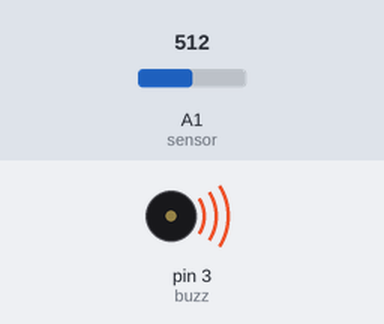
This sketch was run on a simulated Arduino Uno, built with avr-gcc and run on an emulated ATmega328P. Shown: buzzer (waves = sounding). Inputs (shaded band) come from the test bench; at power-on: A1 (sensor) = 512.

Above: at 1.25 s.
1.3 s: A1 (sensor) set to 488
At 2.3 s:
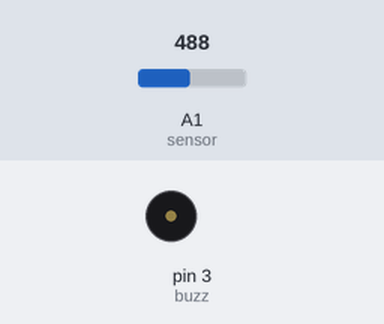
2.8 s: A1 (sensor) set to 510
At 3.0 s:
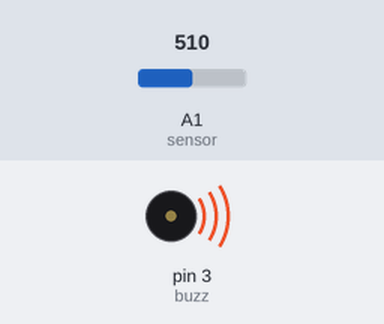
5.8 s: A1 (sensor) set to 490
7.3 s: A1 (sensor) set to 511
At 7.5 s:
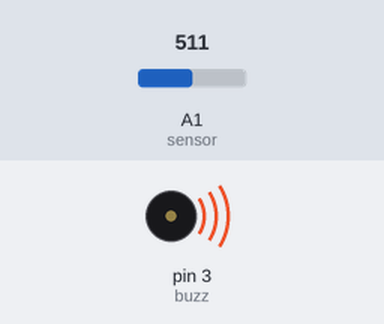
Timing chart, 0 to 11.3 s (numbered marks = the images above; inputs shaded):
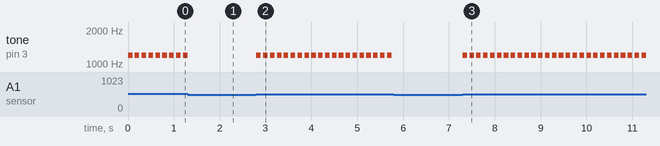

The sketch:

buzz.ino
```cpp
int buzz = 3; //buzzer to arduino pin 9

int sensor = A1;

int temp;

void setup() {
   pinMode(buzz, OUTPUT);

}

void loop() {
 /* for (int i = 5000; i > 0; i-=5){
    tone(buzz, i); delay(10);
 */
  temp = analogRead(sensor);

  if(temp > 500 ){
tone(buzz, 1200); delay(100);
noTone(buzz); delay(50);
  }
   else{noTone(buzz);}
}
```

Measured:
- the behaviour switches between 501 and 500 on A1 (sensor) (found by bisection; images 0 and 1)
- after the input at 1.3 s, tone on pin 3 (buzz): goes on until 1.3 s, then stays silent
- after the input at 2.8 s, tone on pin 3 (buzz): alternates 1200 Hz for 0.10 s and silent for 0.05 s, starting at once
- after the input at 5.8 s, tone on pin 3 (buzz): stops changing and stays silent
- after the input at 7.3 s, tone on pin 3 (buzz): alternates 1200 Hz for 0.10 s and silent for 0.05 s, starting at once
- by itself, tone on pin 3 (buzz): alternates 1200 Hz for 0.10 s and silent for 0.05 s
